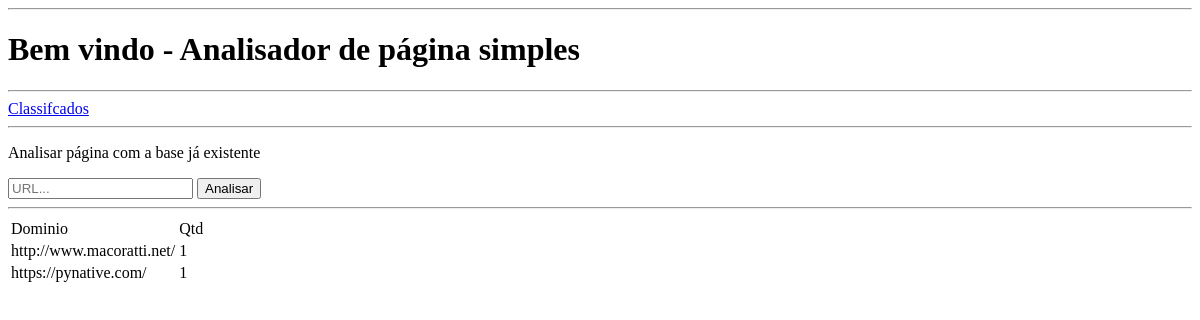
Before: / with the older database file.
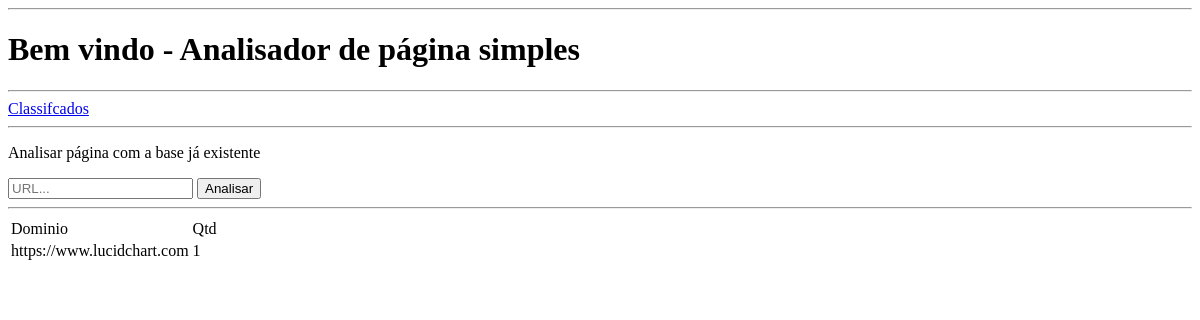
After: the same page with the newer database file.
### tables this page shows
CREATE TABLE paginas (
            id INTEGER NOT NULL PRIMARY KEY AUTOINCREMENT,
            dominio varchar(255) not null,
            url varchar(255) NOT NULL,
            frases varchar(10000) NOT NULL,
            palavras varchar(10000) NOT NULL,
            tags varchar(10000) not null,
            imagens varchar(10000) not null,
            qtd_linhas int(11) not null,    
            classificacao varchar(255)
    );

### app.py (the view)
@app.route("/index")
@app.route("/")
def index():
    sqlite_funcoes.criar_banco()
    dominios = sqlite_funcoes.select_count_domain()
    return render_template("index.html", dominios=dominios)

### sqlite_funcoes.py (called while the page is built)
def criar_banco():
    conn = sqlite3.connect("teste.db")
    cursor = conn.cursor()
    cursor.execute("""
    CREATE TABLE if not exists paginas (
            id INTEGER NOT NULL PRIMARY KEY AUTOINCREMENT,
            dominio varchar(255) not null,
            url varchar(255) NOT NULL,
            frases varchar(10000) NOT NULL,
            palavras varchar(10000) NOT NULL,
            tags varchar(10000) not null,
            imagens varchar(10000) not null,
            qtd_linhas int(11) not null,
            classificacao varchar(255)
    );
    """)
    conn.close()
    return True

def select_count_domain():
    conn = sqlite3.connect("teste.db")
    cursor = conn.cursor()
    sqlite_insert_with_param = """SELECT dominio, count(dominio) FROM paginas group by dominio;"""
    return cursor.execute(sqlite_insert_with_param)

### templates/index.html (shortened to what this page needs)
<!DOCTYPE html>
<html>
    <head>
    </head>
    <body>
        <hr>
        <h1>Bem vindo - Analisador de página simples</h1>
        <hr>
            <a href="{{ url_for('classificados') }}">Classifcados</a>
        <hr>
            <form action="{{ url_for('analisar') }}" method="POST">
            <p>Analisar página com a base já existente</p>
            <input type="text" name="url" id="url" placeholder="URL..." required>
            <button type="submit">Analisar</button>
        </form>
        <hr>
        <table>
            <tr>
                <td>Dominio</td>
                <td>Qtd</td>
            </tr>
            {% for i in dominios %}
            <tr>
                <td>{{ i[0] }}</td>
                <td>{{ i[1] }}</td>
            </tr>
            {% endfor %}
        </table>
    </body>
</html>

Changed rows visible on the page:
removed paginas: dominio "https://pynative.com/", classificacao "1"
changed paginas: dominio "http://www.macoratti.net/" → "https://www.lucidchart.com"
